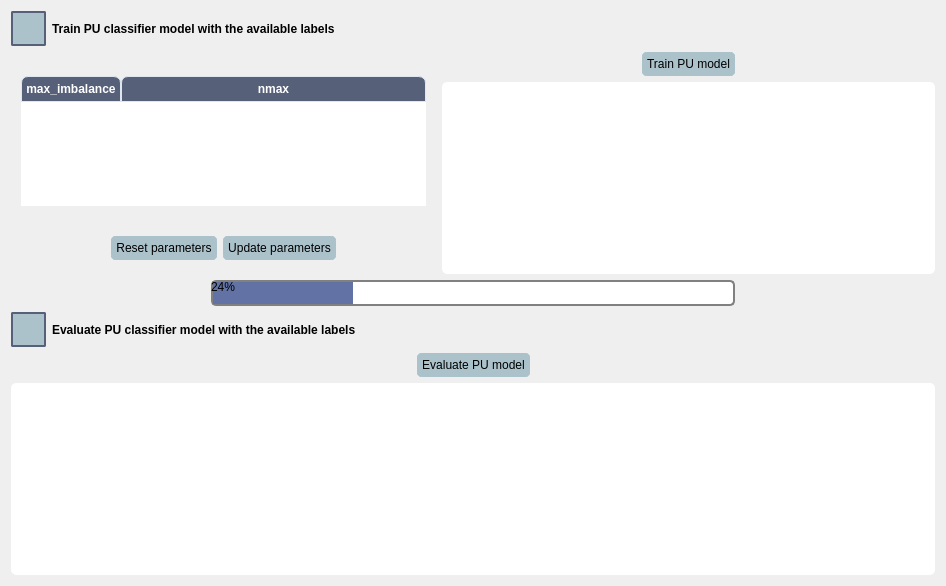
                  <widget class="QWidget" name="page_train">
                   <layout class="QVBoxLayout" name="verticalLayout_10">
                    <item>
                     <layout class="QVBoxLayout" name="verticalLayout_28">
                      <item>
                       <layout class="QHBoxLayout" name="horizontalLayout_49">
                        <item>
                         <widget class="QPushButton" name="info_button_train_model">
                          <property name="sizePolicy">
                           <sizepolicy hsizetype="Fixed" vsizetype="Fixed">
                            <horstretch>0</horstretch>
                            <verstretch>0</verstretch>
                           </sizepolicy>
                          </property>
                          <property name="minimumSize">
                           <size>
                            <width>35</width>
                            <height>35</height>
                           </size>
                          </property>
                          <property name="maximumSize">
                           <size>
                            <width>35</width>
                            <height>35</height>
                           </size>
                          </property>
                          <property name="styleSheet">
                           <string notr="true">QPushButton {
	border: 2px solid #ABC2CB;
	border-radius: 2px;	
	background-color: #ABC2CB;
	border-color:#576079;
}
QPushButton:hover {
	background-color: #ABC2CB;
	border: 2px solid #ABC2CB;
}
QPushButton:pressed {	
	background-color: #ABC2CB;
	border: 2px solid #ABC2CB;
}

QToolTip {	
	background-color: #ABC2CB;
	border: 2px solid #ABC2CB;
}</string>
                          </property>
                          <property name="text">
                           <string/>
                          </property>
                         </widget>
                        </item>
                        <item>
                         <widget class="QLabel" name="label_select_dataset_15">
                          <property name="font">
                           <font>
                            <weight>75</weight>
                            <bold>true</bold>
                           </font>
                          </property>
                          <property name="text">
                           <string>Train PU classifier model with the available labels</string>
                          </property>
                         </widget>
                        </item>
                       </layout>
                      </item>
                      <item>
                       <layout class="QHBoxLayout" name="horizontalLayout_50">
                        <item>
                         <layout class="QVBoxLayout" name="verticalLayout_29">
                          <item>
                           <layout class="QVBoxLayout" name="verticalLayout_31">
                            <item>
                             <widget class="QTableWidget" name="table_params_train_model_pu">
                              <property name="sizePolicy">
                               <sizepolicy hsizetype="Expanding" vsizetype="Expanding">
                                <horstretch>0</horstretch>
                                <verstretch>0</verstretch>
                               </sizepolicy>
                              </property>
                              <property name="minimumSize">
                               <size>
                                <width>250</width>
                                <height>0</height>
                               </size>
                              </property>
                              <property name="maximumSize">
                               <size>
                                <width>550</width>
                                <height>150</height>
                               </size>
                              </property>
                              <property name="styleSheet">
                               <string notr="true">QTableWidget {	
	padding: 10px;
	border-radius: 5px;
	gridline-color: #DFE6ED;
	color:black;

}
QTableWidget::item{
	background-color: #ABC2CB;
	border-color: #DFE6ED;
	padding-left: 5px;
	padding-right: 5px;
	gridline-color: #DFE6ED;
}
QTableWidget::item:selected{
	background-color: #C7CDDA;
}
QScrollBar:horizontal {
    border: none;
    background: #A3A8AD;
    height: 14px;
    margin: 0px 21px 0 21px;
	border-radius: 0px;
}
 QScrollBar:vertical {
	border: none;
    background: #A3A8AD;
    width: 14px;
    margin: 21px 0 21px 0;
	border-radius: 0px;
 }
QHeaderView::section{
	Background-color: #576079;
	max-width: 30px;
	border: 1px solid #576079;
	border-style: none;
    border-bottom: 1px solid #576079;
    border-right: 1px solid #576079;
	color:white;
}
QTableWidget::horizontalHeader {	
	background-color: #576079;
}
QHeaderView::section:horizontal
{
    border: 1px solid #DFE6ED;
	background-color: #576079;
	padding: 3px;
	border-top-left-radius: 7px;
    border-top-right-radius: 7px;
}
QHeaderView::section:vertical
{
    border: 1px solid #576079;
}

QToolTip {	
	background-color: #ABC2CB;
	border: 2px solid #ABC2CB;
	color:black;
}</string>
                              </property>
                              <property name="editTriggers">
                               <set>QAbstractItemView::CurrentChanged</set>
                              </property>
                              <attribute name="horizontalHeaderCascadingSectionResizes">
                               <bool>false</bool>
                              </attribute>
                              <attribute name="horizontalHeaderStretchLastSection">
                               <bool>true</bool>
                              </attribute>
                              <attribute name="verticalHeaderVisible">
                               <bool>false</bool>
                              </attribute>
                              <attribute name="verticalHeaderCascadingSectionResizes">
                               <bool>true</bool>
                              </attribute>
                              <attribute name="verticalHeaderStretchLastSection">
                               <bool>true</bool>
                              </attribute>
                              <column>
                               <property name="text">
                                <string>max_imbalance</string>
                               </property>
                               <property name="font">
                                <font>
                                 <weight>75</weight>
                                 <bold>true</bold>
                                </font>
                               </property>
                               <property name="background">
                                <color>
                                 <red>255</red>
                                 <green>255</green>
                                 <blue>255</blue>
                                </color>
                               </property>
                              </column>
                              <column>
                               <property name="text">
                                <string>nmax</string>
                               </property>
                               <property name="font">
                                <font>
                                 <weight>75</weight>
                                 <bold>true</bold>
                                </font>
                               </property>
                              </column>
                             </widget>
                            </item>
                           </layout>
                          </item>
                          <item>
                           <layout class="QHBoxLayout" name="horizontalLayout_53">
                            <item>
                             <spacer name="horizontalSpacer_71">
                              <property name="orientation">
                               <enum>Qt::Horizontal</enum>
                              </property>
                              <property name="sizeType">
                               <enum>QSizePolicy::Fixed</enum>
                              </property>
                              <property name="sizeHint" stdset="0">
                               <size>
                                <width>100</width>
                                <height>20</height>
                               </size>
                              </property>
                             </spacer>
                            </item>
                            <item>
                             <widget class="QPushButton" name="reset_params_training_model_push_button">
                              <property name="sizePolicy">
                               <sizepolicy hsizetype="Fixed" vsizetype="Fixed">
                                <horstretch>0</horstretch>
                                <verstretch>0</verstretch>
                               </sizepolicy>
                              </property>
                              <property name="maximumSize">
                               <size>
                                <width>16777215</width>
                                <height>16777215</height>
                               </size>
                              </property>
                              <property name="styleSheet">
                               <string notr="true">QPushButton {
	border: 5px solid #ABC2CB;
	border-radius: 5px;	
	background-color: #ABC2CB;
}
QPushButton:hover {
	background-color: #ABC2CB;
	border: 2px solid #ABC2CB;
}
QPushButton:pressed {	
	background-color: #ABC2CB;
	border: 2px solid #ABC2CB;
}</string>
                              </property>
                              <property name="text">
                               <string>Reset parameters</string>
                              </property>
                             </widget>
                            </item>
                            <item>
                             <widget class="QPushButton" name="update_params_model_push_button">
                              <property name="sizePolicy">
                               <sizepolicy hsizetype="Fixed" vsizetype="Fixed">
                                <horstretch>0</horstretch>
                                <verstretch>0</verstretch>
                               </sizepolicy>
                              </property>
                              <property name="maximumSize">
                               <size>
                                <width>16777215</width>
                                <height>16777215</height>
                               </size>
                              </property>
                              <property name="styleSheet">
                               <string notr="true">QPushButton {
	border: 5px solid #ABC2CB;
	border-radius: 5px;	
	background-color: #ABC2CB;
}
QPushButton:hover {
	background-color: #ABC2CB;
	border: 2px solid #ABC2CB;
}
QPushButton:pressed {	
	background-color: #ABC2CB;
	border: 2px solid #ABC2CB;
}</string>
                              </property>
                              <property name="text">
                               <string>Update parameters</string>
                              </property>
                             </widget>
                            </item>
                            <item>
                             <spacer name="horizontalSpacer_73">
                              <property name="orientation">
                               <enum>Qt::Horizontal</enum>
                              </property>
                              <property name="sizeType">
                               <enum>QSizePolicy::Fixed</enum>
                              </property>
                              <property name="sizeHint" stdset="0">
                               <size>
                                <width>100</width>
                                <height>20</height>
                               </size>
                              </property>
                             </spacer>
                            </item>
                           </layout>
                          </item>
                         </layout>
                        </item>
                        <item>
                         <layout class="QVBoxLayout" name="verticalLayout_33">
                          <item>
                           <layout class="QHBoxLayout" name="horizontalLayout_57">
                            <item>
                             <spacer name="horizontalSpacer_65">
                              <property name="orientation">
                               <enum>Qt::Horizontal</enum>
                              </property>
                              <property name="sizeType">
                               <enum>QSizePolicy::Fixed</enum>
                              </property>
                              <property name="sizeHint" stdset="0">
                               <size>
                                <width>200</width>
                                <height>20</height>
                               </size>
                              </property>
                             </spacer>
                            </item>
                            <item>
                             <widget class="QPushButton" name="train_model_push_button">
                              <property name="maximumSize">
                               <size>
                                <width>16777215</width>
                                <height>16777215</height>
                               </size>
                              </property>
                              <property name="styleSheet">
                               <string notr="true">QPushButton {
	border: 5px solid #ABC2CB;
	border-radius: 5px;	
	background-color: #ABC2CB;
}
QPushButton:hover {
	background-color: #ABC2CB;
	border: 2px solid #ABC2CB;
}
QPushButton:pressed {	
	background-color: #ABC2CB;
	border: 2px solid #ABC2CB;
}</string>
                              </property>
                              <property name="text">
                               <string>Train PU model</string>
                              </property>
                             </widget>
                            </item>
                            <item>
                             <spacer name="horizontalSpacer_66">
                              <property name="orientation">
                               <enum>Qt::Horizontal</enum>
                              </property>
                              <property name="sizeType">
                               <enum>QSizePolicy::Fixed</enum>
                              </property>
                              <property name="sizeHint" stdset="0">
                               <size>
                                <width>200</width>
                                <height>20</height>
                               </size>
                              </property>
                             </spacer>
                            </item>
                           </layout>
                          </item>
                          <item>
                           <widget class="QTextEdit" name="text_logs_training">
                            <property name="minimumSize">
                             <size>
                              <width>300</width>
                              <height>0</height>
                             </size>
                            </property>
                            <property name="styleSheet">
                             <string notr="true">QTextEdit {	
	background-color: #FFFFFF;
	border-radius: 5px;
	gridline-color: #FFFFFF;
	border-bottom: 1px solid #FFFFFF;
	color:black;
}

 QScrollBar:vertical {
	border: none;
    background: #ABC2CB;
    width: 14px;
    margin: 21px 0 21px 0;
	border-radius: 0px;
 }</string>
                            </property>
                            <property name="readOnly">
                             <bool>true</bool>
                            </property>
                           </widget>
                          </item>
                         </layout>
                        </item>
                       </layout>
                      </item>
                      <item>
                       <layout class="QHBoxLayout" name="horizontalLayout_54">
                        <item>
                         <spacer name="horizontalSpacer_61">
                          <property name="orientation">
                           <enum>Qt::Horizontal</enum>
                          </property>
                          <property name="sizeType">
                           <enum>QSizePolicy::Fixed</enum>
                          </property>
                          <property name="sizeHint" stdset="0">
                           <size>
                            <width>200</width>
                            <height>13</height>
                           </size>
                          </property>
                         </spacer>
                        </item>
                        <item>
                         <widget class="QProgressBar" name="progress_bar_train_evaluate_pu">
                          <property name="styleSheet">
                           <string notr="true">QProgressBar {
    border: 2px solid grey;
    border-radius: 5px;
}

QProgressBar::chunk {
    background-color: rgb(98, 114, 164);
    width: 20px;
}</string>
                          </property>
                          <property name="value">
                           <number>24</number>
                          </property>
                         </widget>
                        </item>
                        <item>
                         <spacer name="horizontalSpacer_62">
                          <property name="orientation">
                           <enum>Qt::Horizontal</enum>
                          </property>
                          <property name="sizeType">
                           <enum>QSizePolicy::Fixed</enum>
                          </property>
                          <property name="sizeHint" stdset="0">
                           <size>
                            <width>200</width>
                            <height>20</height>
                           </size>
                          </property>
                         </spacer>
                        </item>
                       </layout>
                      </item>
                      <item>
                       <layout class="QVBoxLayout" name="verticalLayout_30">
                        <item>
                         <layout class="QHBoxLayout" name="horizontalLayout_55">
                          <item>
                           <widget class="QPushButton" name="info_button_eval_model">
                            <property name="sizePolicy">
                             <sizepolicy hsizetype="Fixed" vsizetype="Fixed">
                              <horstretch>0</horstretch>
                              <verstretch>0</verstretch>
                             </sizepolicy>
                            </property>
                            <property name="minimumSize">
                             <size>
                              <width>35</width>
                              <height>35</height>
                             </size>
                            </property>
                            <property name="maximumSize">
                             <size>
                              <width>35</width>
                              <height>35</height>
                             </size>
                            </property>
                            <property name="styleSheet">
                             <string notr="true">QPushButton {
	border: 2px solid #ABC2CB;
	border-radius: 2px;	
	background-color: #ABC2CB;
	border-color:#576079;
}
QPushButton:hover {
	background-color: #ABC2CB;
	border: 2px solid #ABC2CB;
}
QPushButton:pressed {	
	background-color: #ABC2CB;
	border: 2px solid #ABC2CB;
}

QToolTip {	
	background-color: #ABC2CB;
	border: 2px solid #ABC2CB;
}</string>
                            </property>
                            <property name="text">
                             <string/>
                            </property>
                           </widget>
                          </item>
                          <item>
                           <widget class="QLabel" name="label_select_dataset_16">
                            <property name="font">
                             <font>
                              <weight>75</weight>
                              <bold>true</bold>
                             </font>
                            </property>
                            <property name="text">
                             <string>Evaluate PU classifier model with the available labels</string>
                            </property>
                           </widget>
                          </item>
                         </layout>
                        </item>
                        <item>
                         <layout class="QHBoxLayout" name="horizontalLayout_56">
                          <item>
                           <spacer name="horizontalSpacer_63">
                            <property name="orientation">
                             <enum>Qt::Horizontal</enum>
                            </property>
                            <property name="sizeHint" stdset="0">
                             <size>
                              <width>40</width>
                              <height>20</height>
                             </size>
                            </property>
                           </spacer>
                          </item>
                          <item>
                           <widget class="QPushButton" name="eval_model_push_button">
                            <property name="maximumSize">
                             <size>
                              <width>16777215</width>
                              <height>16777215</height>
                             </size>
                            </property>
                            <property name="styleSheet">
                             <string notr="true">QPushButton {
	border: 5px solid #ABC2CB;
	border-radius: 5px;	
	background-color: #ABC2CB;
}
QPushButton:hover {
	background-color: #ABC2CB;
	border: 2px solid #ABC2CB;
}
QPushButton:pressed {	
	background-color: #ABC2CB;
	border: 2px solid #ABC2CB;
}</string>
                            </property>
                            <property name="text">
                             <string>Evaluate PU model</string>
                            </property>
                           </widget>
                          </item>
                          <item>
                           <spacer name="horizontalSpacer_64">
                            <property name="orientation">
                             <enum>Qt::Horizontal</enum>
                            </property>
                            <property name="sizeHint" stdset="0">
                             <size>
                              <width>40</width>
                              <height>20</height>
                             </size>
                            </property>
                           </spacer>
                          </item>
                         </layout>
                        </item>
                        <item>
                         <widget class="QTextEdit" name="text_edit_results_eval_model">
                          <property name="styleSheet">
                           <string notr="true">QTextEdit {	
	background-color: #FFFFFF;
	border-radius: 5px;
	gridline-color: #FFFFFF;
	border-bottom: 1px solid #FFFFFF;
	color:black;
}

 QScrollBar:vertical {
	border: none;
    background: #ABC2CB;
    width: 14px;
    margin: 21px 0 21px 0;
	border-radius: 0px;
 }</string>
                          </property>
                          <property name="readOnly">
                           <bool>true</bool>
                          </property>
                         </widget>
                        </item>
                       </layout>
                      </item>
                     </layout>
                    </item>
                   </layout>
                  </widget>
